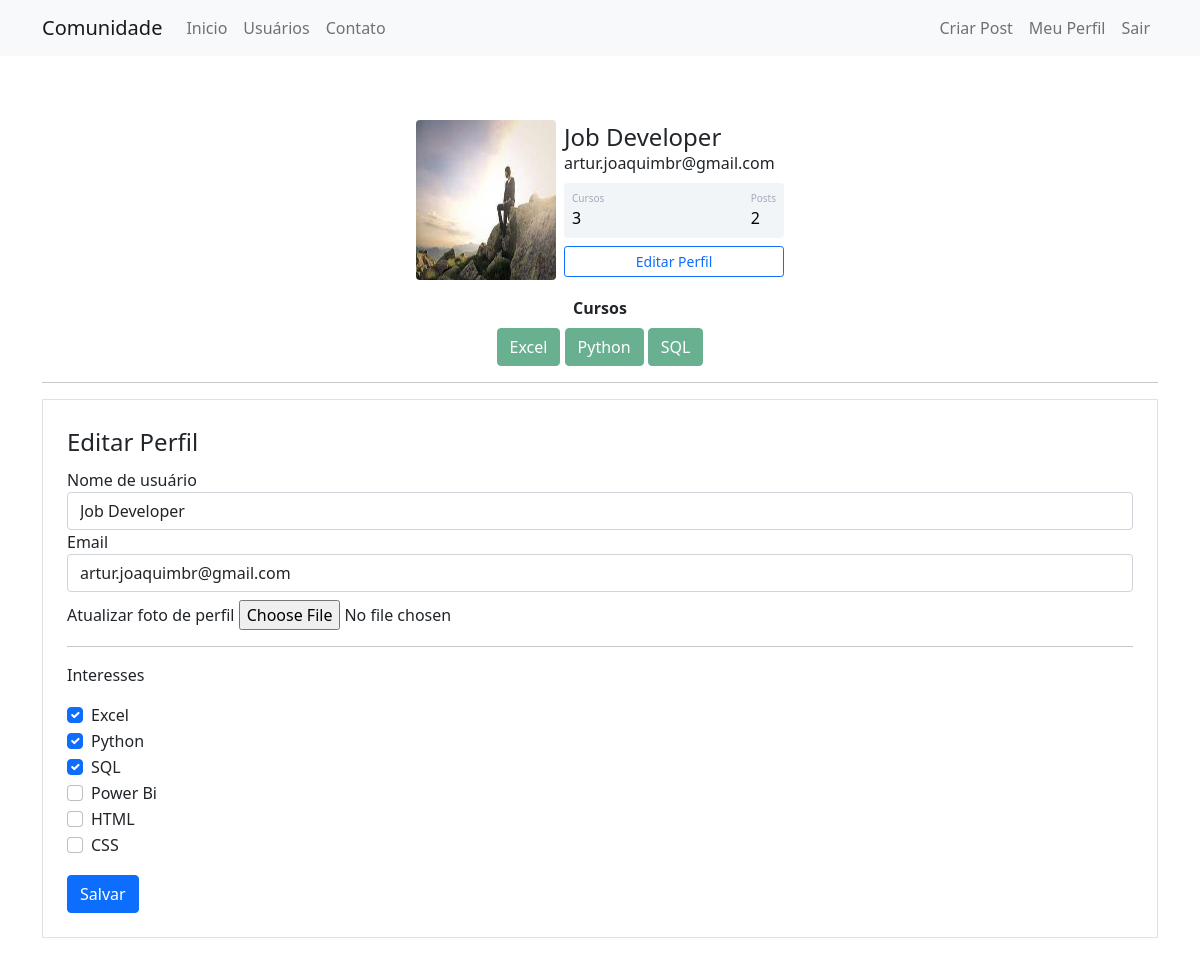
Before: /perfil/editar (signed in) with the older database file.
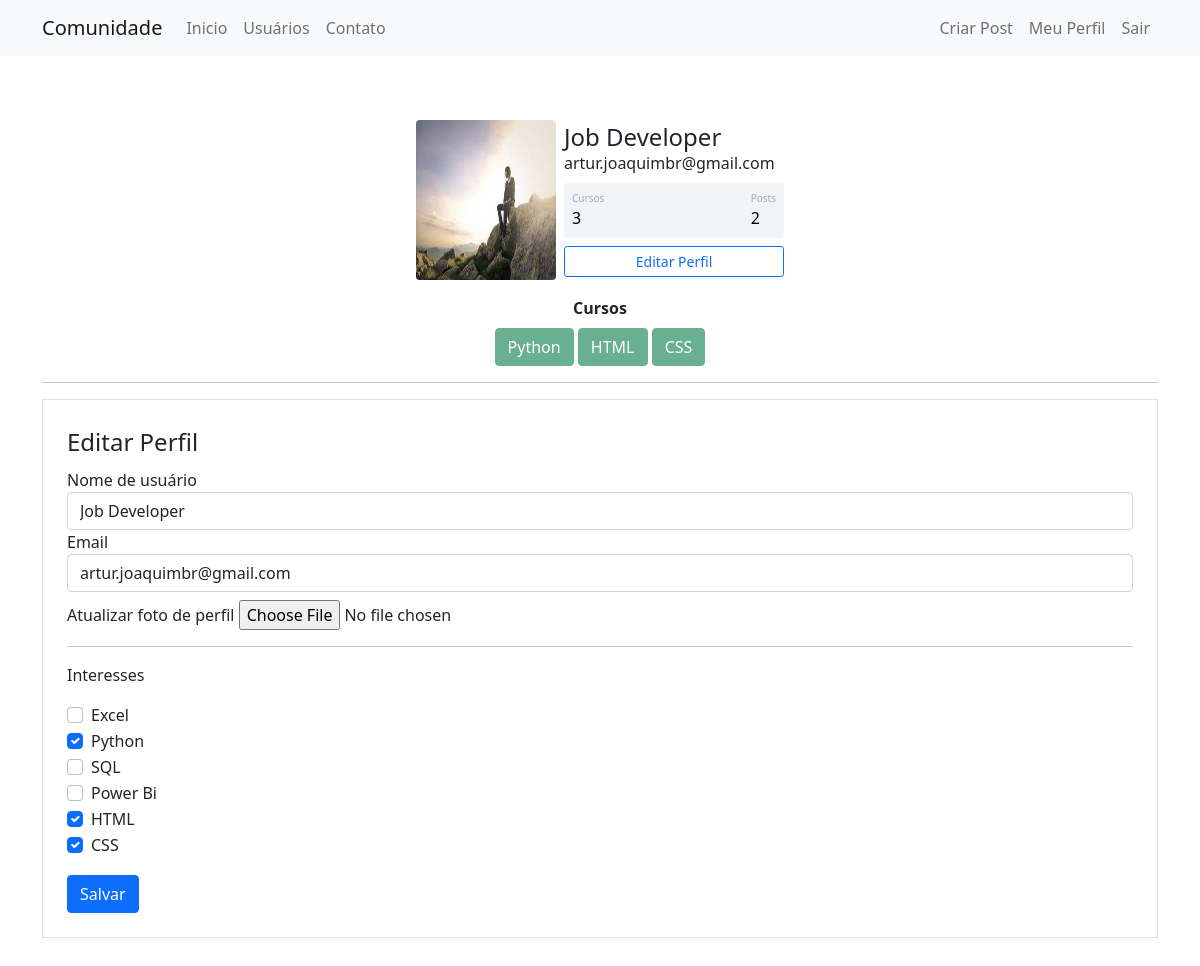
After: the same page with the newer database file.
### comunidade/routes.py (the view)
@app.route('/perfil/editar', methods=['GET', 'POST'])
@login_required
def editar_perfil():
    form = FormEditarPerfil()
    if form.validate_on_submit():
        current_user.email = form.email.data
        current_user.username = form.username.data
        if form.foto_perfil.data:
            current_user.salvar_foto(form.foto_perfil.data)
        current_user.atualizar_cursos(form)
        database.session.commit()
        flash(f'Perfil atualizado com sucesso', 'alert-success')
        return redirect(url_for('meu_perfil'))
    elif request.method == 'GET':
        form.email.data = current_user.email
        form.username.data = current_user.username
        checks = [check for check in form if 'curso_' in check.name]
        for check in checks:
            if check.label.text in current_user.cursos:
                check.data = True
    foto_perfil = url_for('static', filename=f'fotos_perfil/{current_user.foto_perfil}')
    return render_template('editarperfil.html', foto_perfil=foto_perfil, form=form)

### comunidade/forms.py (shortened to what this page needs)
class FormEditarPerfil(FlaskForm):
    email = StringField('Email', validators=[Email('Digite um endereço de e-mail válido.')])
    username = StringField('Nome de usuário', validators=[Length(3, 15, 'Seu username tem que ter entre 3 à 15 caracteres.')])
    foto_perfil = FileField('Atualizar foto de perfil', validators=[FileAllowed(['jpg', 'png'], 'O arquivo não tem uma extensão aprovada: jpg, png.')])
    curso_excel = BooleanField('Excel')
    curso_python = BooleanField('Python')
    curso_sql = BooleanField('SQL')
    curso_powerbi = BooleanField('Power Bi')
    curso_html = BooleanField('HTML')
    curso_css = BooleanField('CSS')
    botao_submit_salvar = SubmitField('Salvar')

### comunidade/models.py (called while the page is built)
@login_manager.user_loader
def carregar_usuario(user_id):
    return Usuario.query.get(int(user_id))

    def contar_posts(self):
        return len(self.posts)

### comunidade/templates/editarperfil.html (shortened to what this page needs)
{% extends 'meuperfil.html' %}
{% block editar_perfil %}
    <div class="container">
        <hr>
        <div class="row">
            <div class="col">
                <form method="POST" action="" class="border p-4 mb-5", enctype="multipart/form-data">
                    <legend>Editar Perfil</legend>
                    <fieldset>
                        <div class="form-group">
                            {{ form.username.label(class="form-control-label") }}
                            {% if  form.username.errors %}
                                {{ form.username(class="form-control is-invalid") }}
                                {% for error in form.username.errors %}
                                    <div class="invalid-feedback">
                                        {{ error }}
                                    </div>
                                {% endfor %}
                            {% else %}
                                {{ form.username(class="form-control") }}
                            {% endif %}
                        </div>
                        <div class="form-group">
                            {{ form.email.label(class="form-control-label") }}
                            {% if  form.email.errors %}
                                {{ form.email(class="form-control is-invalid") }}
                                {% for error in form.email.errors %}
                                    <div class="invalid-feedback">
                                        {{ error }}
                                    </div>
                                {% endfor %}
                            {% else %}
                                {{ form.email(class="form-control") }}
                            {% endif %}
                        </div>
                        <div class="form-group pt-2">
                            {{ form.foto_perfil.label }}
                            {{ form.foto_perfil }}
                        </div>
                        <hr>
                        <p>Interesses</p>
                        {% for campo in form %}
                            {% if 'curso_' in campo.name %}
                                <div class="form-group form-check">
                                    {{ campo.label(class="form-check-label") }}
                                    {{ campo(class="form-check-input") }}
                                </div>
                            {% endif %}
                        {% endfor %}
                    </fieldset>
                    {{ form.botao_submit_salvar(class="btn btn-primary mt-3") }}
                </form>
            </div>
        </div>
     </div>
{% endblock %}

### comunidade/templates/meuperfil.html (shortened to what this page needs)
{% extends 'base.html' %}
{% block body %}
    <div class="container mt-5 d-flex justify-content-center">
        <div class="card p-3">
            <div class="d-flex align-items-center">
                <div class="image me-2"> <img src='{{ foto_perfil }}' class="rounded" width="140" height="160"> </div>
                <div class="ml-3 w-100">
                    <h4 class="mb-0 mt-0">{{current_user.username}}</h4> <span>{{current_user.email}}</span>
                    <div class="p-2 mt-2 bg-primary d-flex justify-content-between rounded text-white stats">
                        {% if current_user.cursos != 'Não informado' %}
                            {% if current_user.cursos %}
                                <div class="d-flex flex-column"> <span class="articles">Cursos</span> <span class="number1">{{ current_user.cursos.split(';')|length }}</span> </div>
                            {% else %}
                                <div class="d-flex flex-column"> <span class="articles">Cursos</span> <span class="number1">0</span> </div>
                            {% endif %}
                        {% else %}
                            <div class="d-flex flex-column"> <span class="articles">Cursos</span> <span class="number1">0</span> </div>
                        {% endif %}
                        <div class="d-flex flex-column"> <span class="rating">Posts</span> <span class="number3">{{ current_user.contar_posts() }}</span> </div>
                    </div>
                    <div class="button mt-2 d-flex flex-row align-items-center">
                        <a class="w-100" href="{{ url_for('editar_perfil') }}">
                            <button class="btn btn-sm btn-outline-primary w-100">Editar Perfil</button>
                        </a>
                    </div>
                </div>
            </div>
        </div>
    </div>
    <div class="row justify-content-center">
        <div class="col col-4" style="text-align: center">
            <strong>Cursos</strong><br>
            {% if not current_user.cursos %}
                <button type="button" class="btn btn-success" disabled>Nada informado</button>
            {% else %}
                {% for curso in current_user.cursos.split(';') %}
                    <button type="button" class="btn btn-success mt-2" disabled>{{ curso }}</button>
                {% endfor %}
            {% endif %}
        </div>
    </div>
    {% block editar_perfil %}
    {% endblock %}
{% endblock %}

Changed rows visible on the page:
changed Usuario "Job Developer": cursos "Excel;Python;SQL" → "Python;HTML;CSS" (drawn)
Other visible differences:
form field curso_excel: "☑" → "☐"
form field curso_sql: "☑" → "☐"
form field curso_html: "☐" → "☑"
form field curso_css: "☐" → "☑"
new list line: "HTML"
new list line: "CSS"
list line gone: "Excel"
list line gone: "SQL"
